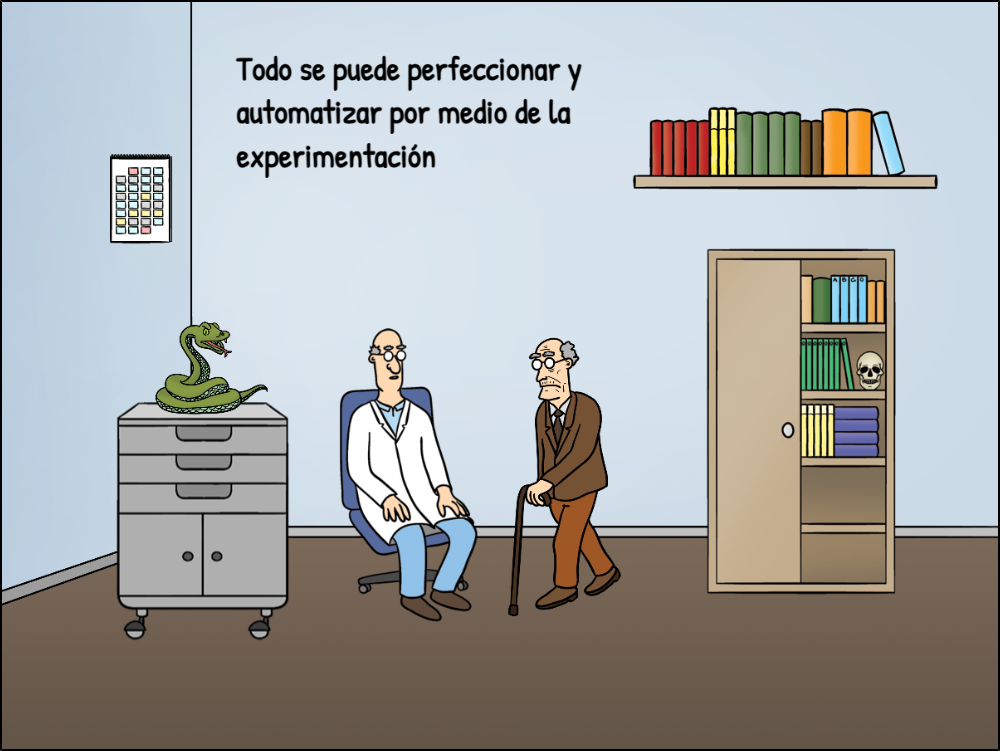
#> input picture P1T1_cartoon_argúelles.png, 1000 x 751 px, given in place of imagen1.jpg, which was not available; the run also reads 1 picture not shown here
$ jupyter execute --allow-errors P2_4_FullBody_computer_vision_opencv_basic.ipynb   (shell and % lines are left out)   (older library calls are emulated)   (text cells are left out)
#> lines starting #> are read from the running program, lines starting #| are printed output that depends on the picture; after the words box and inside, x2 and y2 are one past the last pixel; in counts of white or black regions, pixels touching at a corner belong together; pictures that were not available may be replaced by others from this repository, and a replacement may not be noted
[cell 1]
from google.colab import drive
drive.mount('/content/drive')

[cell 2]
import cv2                                  #libreria de opencv
import numpy as np                          #libreria para manejo de arrays
from matplotlib import pyplot as plt        #libreria para visualizar graficos y otros
from google.colab.patches import cv2_imshow #modulo para visualizar imagenes en google colaboratory

[cell 3]
img = cv2.imread("/content/drive/MyDrive/Colab Notebooks/IA/IMAGES/imagen1.jpg")
#> img is the input picture: shape (751, 1000, 3); mean B, G, R 167.7, 168.5, 166.9
if img.size == 0:
  print("Error: la imagen no fue cargada con exito.")
else:
  print('Image Dimensiones  : ',img.shape)
#| Image Dimensiones  :  (751, 1000, 3)
  print("Alto: ",str(img.shape[0]),",Ancho: ",img.shape[1],"Número de canales:",img.shape[2])
#| Alto:  751 ,Ancho:  1000 Número de canales: 3
  cv2_imshow(img)

[cell 4]
#convirtiendo la imagen a escala de grises
processed_image = cv2.cvtColor(img, cv2.COLOR_BGR2GRAY)
#guardando la imagen en drive
#cv2.imwrite('/content/drive/My Drive/IA/Computer_Vision/Images/image1_processed_gray.png', processed_image)
cv2_imshow(processed_image)

[cell 5]
#extrayendo el canal rojo (RED channel)
red_channel = img[:,:,2]
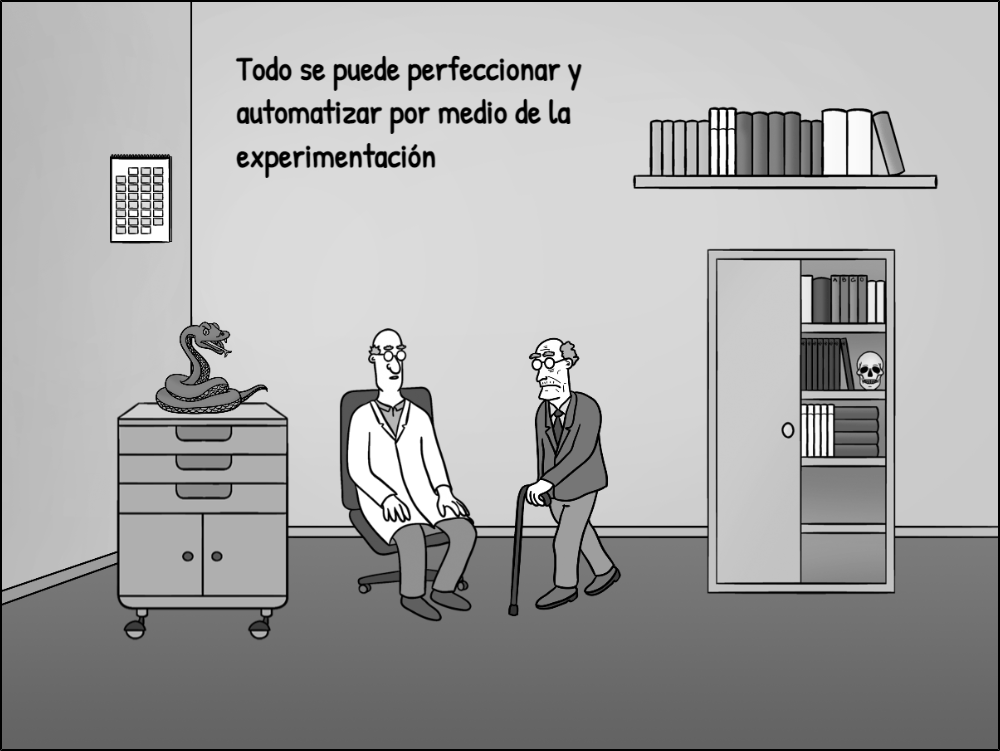
#> red_channel: shape (751, 1000); min 0, max 255, mean 166.9
#extrayendo el canal verde (Green channel)
green_channel = img[:,:,1]
#extrayendo el canal azul (blue channel)
blue_channel = img[:,:,0]
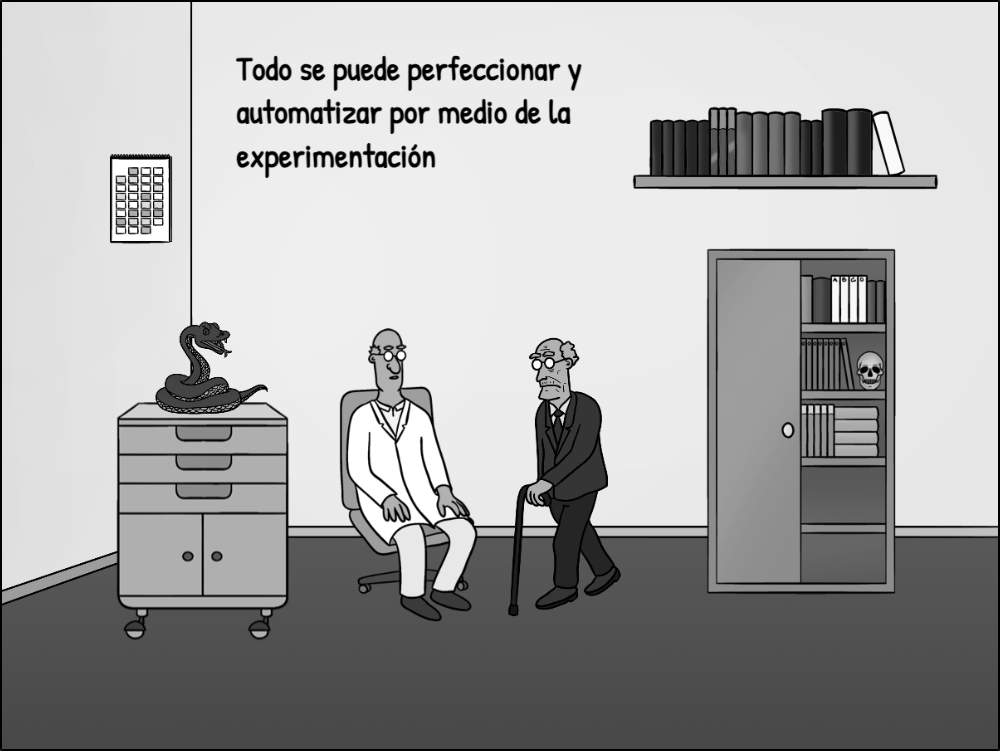
#> blue_channel: shape (751, 1000); min 0, max 255, mean 167.7
#cv2.imwrite('/content/drive/My Drive/IA/Computer_Vision/Images/image1_processed_red.png', red_channel)
#cv2.imwrite('/content/drive/My Drive/IA/Computer_Vision/Images/image1_processed_green.png', green_channel)
#cv2.imwrite('/content/drive/My Drive/IA/Computer_Vision/Images/image1_processed_blue.png', blue_channel)
cv2_imshow(red_channel)
cv2_imshow(green_channel)
cv2_imshow(blue_channel)

[cell 6]
#Cargamos la imagen de la que queremos reslartar el rojo
img = cv2.imread("/content/drive/MyDrive/Colab Notebooks/IA/IMAGES/imagen2.jpg")
#convertimos la imagen a gris
hsv = cv2.cvtColor(img, cv2.COLOR_BGR2HSV)
#> hsv: shape (751, 1000, 3); mean H, S, V 62.9, 44.9, 181.9
lower_red = np.array([30,150,50]) # codigo minimo del rojo en del B,G,R
upper_red = np.array([255,255,180]) # codigo maximo del rojo en B,G,R
#Creamos una mascara de la imagen donde resaltaremos el color rojo
mask_red = cv2.inRange(hsv, lower_red, upper_red)
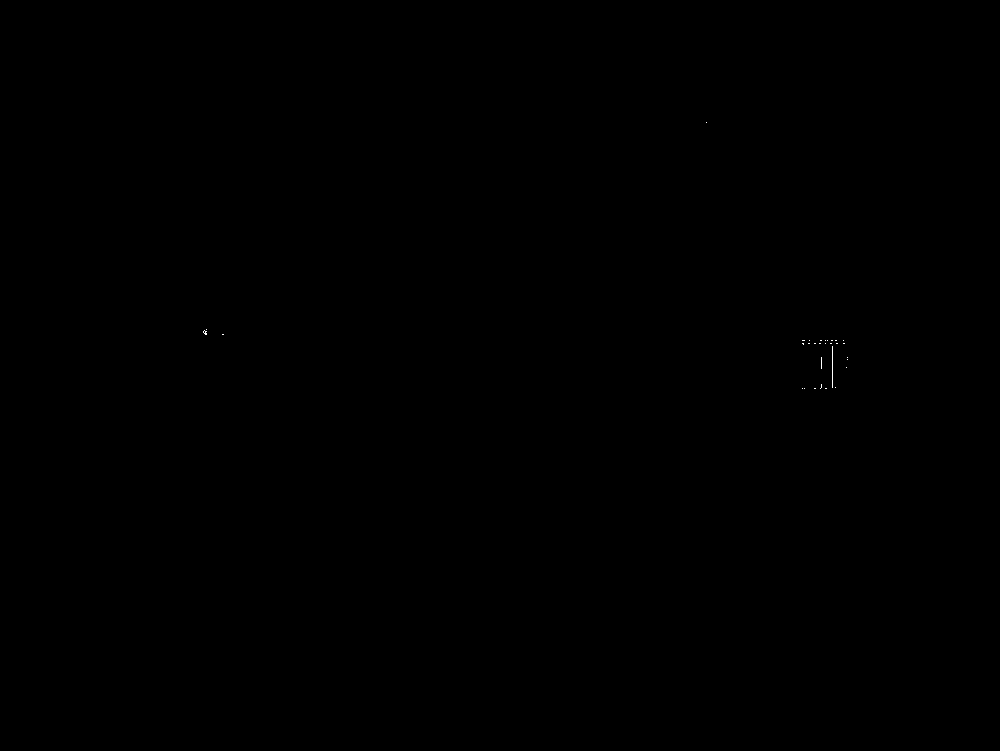
#> mask_red: shape (751, 1000); 0.02% white in thin lines or dots, all inside (x1, y1, x2, y2) = (203, 122, 848, 389)
#aplicamos la mascara en la imagen
img_result = cv2.bitwise_and(img,img, mask = mask_red)
#visualizamos la imagen
cv2_imshow(img)
cv2_imshow(mask_red)
cv2_imshow(img_result)

[cell 7]
# cargamos la imagen y la pasamos de una a gris
img = cv2.imread("/content/drive/MyDrive/Colab Notebooks/IA/IMAGES/cebra.jpg",0)
#> img: shape (751, 1000); min 0, max 255, mean 168.3
#cambiar CV_64F  por CV_8U, si quiere verlo en negro/blanco
laplacian = cv2.Laplacian(img,cv2.CV_64F)
sobelx = cv2.Sobel(img,cv2.CV_64F,1,0,ksize=3)
sobely = cv2.Sobel(img,cv2.CV_64F,0,1,ksize=3)
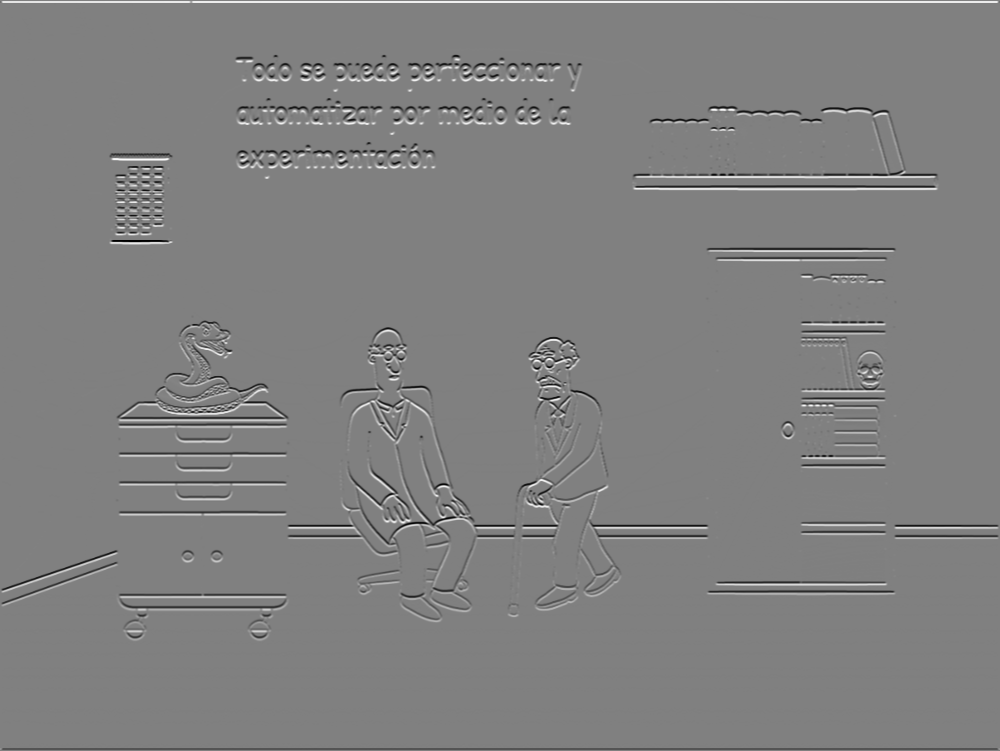
#> sobely: shape (751, 1000) float64; min -1020, max 1007, mean 0; drawn with min black and max white
cv2_imshow(img)
cv2_imshow(sobelx)
cv2_imshow(sobely)

[cell 8]
sobelx8u=cv2.Sobel(img,cv2.CV_8U,1,0,ksize=3)
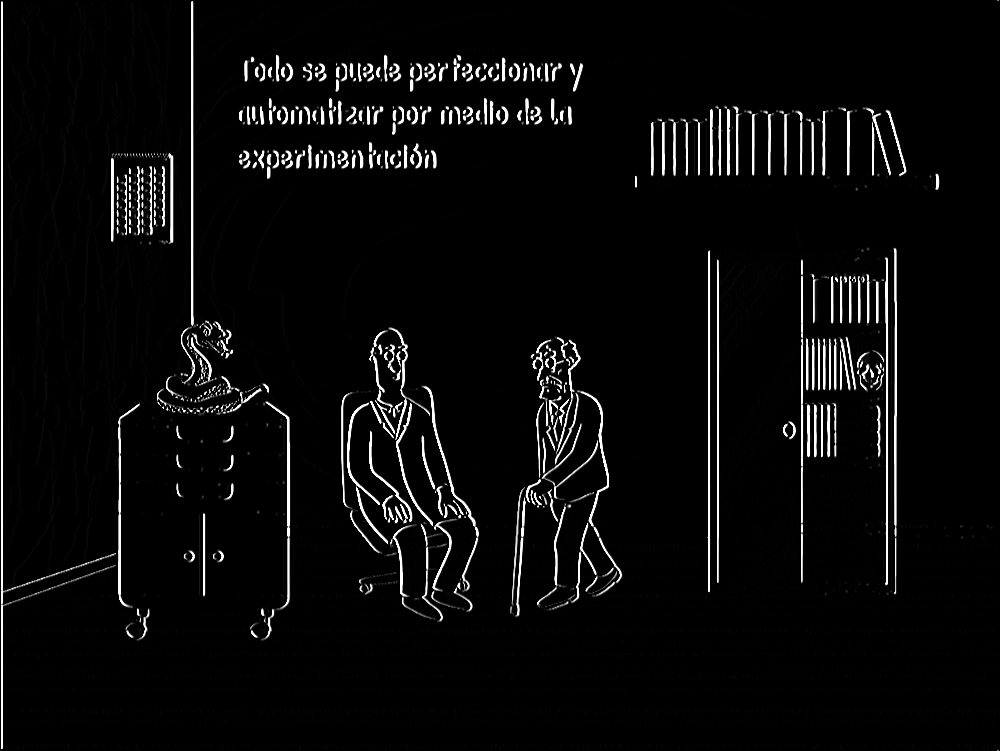
#> sobelx8u: shape (751, 1000); min 0, max 255, mean 10.3
#Utilizando cv2.CV_64F. Luego toma el valor absoluto y hace la conversión a cv2.CV_8U
sobelx64f=cv2.Sobel(img,cv2.CV_64F,1,0,ksize=3)
abs_sobel64f=np.absolute(sobelx64f)
sobel_8u=np.uint8(abs_sobel64f)
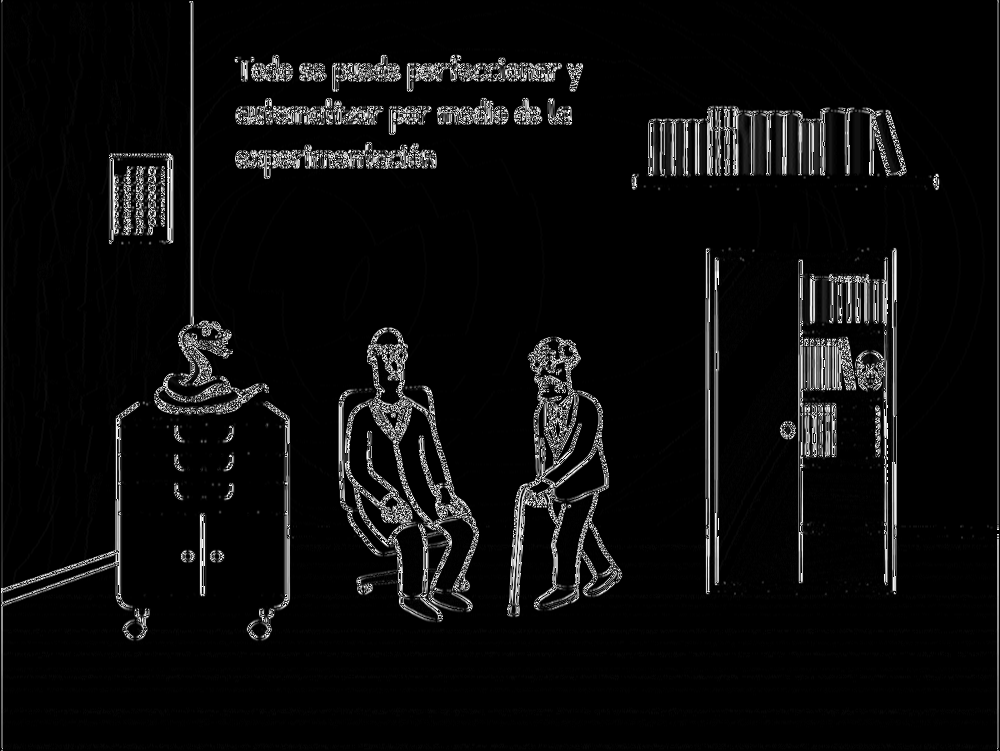
#> sobel_8u: shape (751, 1000); min 0, max 255, mean 12.6
plt.imshow(sobel_8u)
plt.show()
cv2_imshow(sobel_8u)

[cell 9]
img_gris = cv2.imread("/content/drive/MyDrive/Colab Notebooks/IA/IMAGES/coins.jpg",0)
cv2_imshow(img)
#Aplicamos un filtro gausiano para suavizar la imagen
#> (the rest of this cell did not finish here and is left out)

#> (a cell that did not finish here is left out)

[cell 11]
import cv2
import numpy as np
from google.colab.patches import cv2_imshow

face_cascade = cv2.CascadeClassifier('/content/drive/MyDrive/Colab Notebooks/IA/haarcascade_frontalface_default.xml');
img = cv2.imread("/content/drive/MyDrive/Colab Notebooks/IA/IMAGES/Fullbody.jpg")
#> (the rest of this cell did not finish here and is left out)

[cell 12]
from IPython.display import HTML
from base64 import b64encode
#> (the rest of this cell did not finish here and is left out)

[cell 13]
#video que analizaremos
videoentrada = cv2.VideoCapture('/content/drive/My Drive/IA/Computer_Vision/Images/familia_cantando.mp4')

[cell 14]
property_id = int(cv2.CAP_PROP_FRAME_COUNT)
totalframes = int(cv2.VideoCapture.get(videoentrada, property_id))
print( "total de frames: "+str(totalframes) )
print(str(videoentrada.get(3))+" X "+str(videoentrada.get(4))+" pixeles")

[cell 15]
#https://unipython.com/empezando-con-videos/
#recorremos los 6 primeros frames de 1412
face_cascade = cv2.CascadeClassifier('/content/drive/MyDrive/IA/Computer_Vision/OpenCV/HaarCascade/haarcascade_frontalface_default.xml')
for x in range(6):
  videoentrada.set(1,x);
  #ret: retorno (true si es frame se lee correctamente)
  ret, frame = videoentrada.read()
  gray = cv2.cvtColor(frame, cv2.COLOR_BGR2GRAY)
  faces = face_cascade.detectMultiScale(gray,scaleFactor=1.1,minNeighbors=5,minSize=(30, 30))
  for (x, y, w, h) in faces:
    cv2.rectangle(frame,(x,y),(x+w, y+h),(0, 255, 0),2)
    #roi_gray = gray[y:y+h,x:x+w]
    #roi_color = frame[y:y+h,x:x+w]
  cv2_imshow(frame)
